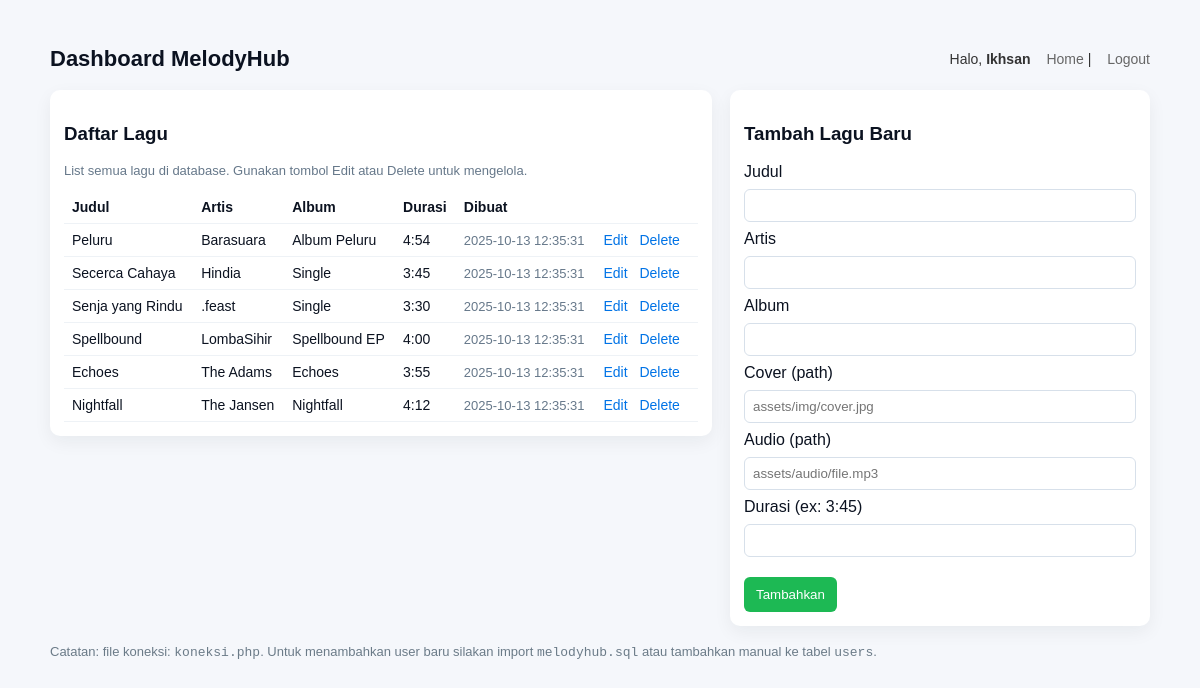
Page /dashboard.php (signed in) on the committed database.
### tables this page shows
CREATE TABLE IF NOT EXISTS `tracks` (
  `id` INT AUTO_INCREMENT PRIMARY KEY,
  `title` VARCHAR(255) NOT NULL,
  `artist` VARCHAR(255) NOT NULL,
  `album` VARCHAR(255) DEFAULT NULL,
  `cover` VARCHAR(255) DEFAULT NULL,      
  `audio_src` VARCHAR(255) DEFAULT NULL,  
  `duration` VARCHAR(20) DEFAULT NULL,
  `created_at` TIMESTAMP DEFAULT CURRENT_TIMESTAMP
);

### dashboard.php (the view, shortened to what this page needs)
<?php
require_once 'koneksi.php';
$editMode = false;
$editData = null;
$tracks = [];
$res = $conn->query("SELECT id, title, artist, album, cover, audio_src, duration, created_at FROM tracks ORDER BY created_at DESC");
if ($res) {
    while ($row = $res->fetch_assoc()) {
        $tracks[] = $row;
    }
}
?>
<!doctype html>
<html lang="id">
<head>
</head>
<body>
  <div class="wrap">
    <header>
      <h1>Dashboard MelodyHub</h1>
      <div class="user">
        Halo, <strong><?= htmlspecialchars($_SESSION['username']) ?></strong>
        <span class="top-links"><a href="index.php">Home</a> | <a href="logout.php">Logout</a></span>
      </div>
    </header>
    <div class="grid">
      <div class="card">
        <h3>Daftar Lagu</h3>
        <p class="small">List semua lagu di database. Gunakan tombol Edit atau Delete untuk mengelola.</p>
        <?php if (count($tracks) === 0): ?>
          <p class="small">Belum ada lagu.</p>
        <?php else: ?>
          <table>
            <thead>
              <tr>
                <th>Judul</th>
                <th>Artis</th>
                <th>Album</th>
                <th>Durasi</th>
                <th>Dibuat</th>
                <th></th>
              </tr>
            </thead>
            <tbody>
              <?php foreach($tracks as $t): ?>
                <tr>
                  <td><?= htmlspecialchars($t['title']) ?></td>
                  <td><?= htmlspecialchars($t['artist']) ?></td>
                  <td><?= htmlspecialchars($t['album']) ?></td>
                  <td><?= htmlspecialchars($t['duration']) ?></td>
                  <td class="small"><?= htmlspecialchars($t['created_at']) ?></td>
                  <td class="actions">
                    <a href="dashboard.php?edit=<?= $t['id'] ?>">Edit</a>
                    <a href="dashboard.php?delete=<?= $t['id'] ?>" onclick="return confirm('Hapus lagu ini?')">Delete</a>
                  </td>
                </tr>
              <?php endforeach; ?>
            </tbody>
          </table>
        <?php endif; ?>
      </div>
      <div class="card">
        <h3><?= $editMode ? "Edit Lagu" : "Tambah Lagu Baru" ?></h3>
        <form method="POST" action="dashboard.php" class="form-row">
          <label>Judul</label>
          <input type="text" name="title" value="<?= $editMode ? htmlspecialchars($editData['title']) : '' ?>" required>
          <label>Artis</label>
          <input type="text" name="artist" value="<?= $editMode ? htmlspecialchars($editData['artist']) : '' ?>" required>
          <label>Album</label>
          <input type="text" name="album" value="<?= $editMode ? htmlspecialchars($editData['album']) : '' ?>">
          <label>Cover (path)</label>
          <input type="text" name="cover" value="<?= $editMode ? htmlspecialchars($editData['cover']) : '' ?>" placeholder="assets/img/cover.jpg">
          <label>Audio (path)</label>
          <input type="text" name="audio_src" value="<?= $editMode ? htmlspecialchars($editData['audio_src']) : '' ?>" placeholder="assets/audio/file.mp3">
          <label>Durasi (ex: 3:45)</label>
          <input type="text" name="duration" value="<?= $editMode ? htmlspecialchars($editData['duration']) : '' ?>">
          <div style="display:flex;gap:8px;margin-top:12px">
            <button type="submit"><?= $editMode ? 'Update' : 'Tambahkan' ?></button>
          </div>
        </form>
      </div>
    </div>
    <footer style="margin-top:18px;color:#6b7b88;font-size:13px">
      <p>Catatan: file koneksi: <code>koneksi.php</code>. Untuk menambahkan user baru silakan import <code>melodyhub.sql</code> atau tambahkan manual ke tabel <code>users</code>.</p>
    </footer>
  </div>
</body>
</html>

### dashboard.php (style rules this page uses)
body { font-family:Arial,Helvetica,sans-serif;background:#f5f7fb;color:#0b1220;margin:0;padding:0 }
.wrap { max-width:1100px;margin:28px auto;padding:18px }
header { display:flex;align-items:center;justify-content:space-between;margin-bottom:18px }
header h1 { margin:0;font-size:22px }
.user { font-size:14px;color:#333 }
.grid { display:grid;grid-template-columns:1fr 420px;gap:18px;align-items:start }
.card { background:#fff;border-radius:10px;padding:14px;box-shadow:0 6px 18px rgba(20,30,40,0.06) }
table { width:100%;border-collapse:collapse }
table th, table td { padding:8px;text-align:left;border-bottom:1px solid #eef2f6;font-size:14px }
.actions a { margin-right:8px;color:#0073e6;text-decoration:none }
.form-row { display:flex;flex-direction:column;gap:8px }
input[type=text], textarea { padding:8px;border:1px solid #d7e0ea;border-radius:6px }
button { background:#1DB954;color:#fff;border:0;padding:10px 12px;border-radius:6px;cursor:pointer }
.small { font-size:13px;color:#66788a }
.top-links a { margin-left:12px;color:#666;text-decoration:none }

### rows in the picture
tracks: title "Peluru", artist "Barasuara", album "Album Peluru", duration "4:54", created_at "2025-10-13 12:35:31"
tracks: title "Secerca Cahaya", artist "Hindia", album "Single", duration "3:45", created_at "2025-10-13 12:35:31"
tracks: title "Senja yang Rindu", artist ".feast", album "Single", duration "3:30", created_at "2025-10-13 12:35:31"
tracks: title "Spellbound", artist "LombaSihir", album "Spellbound EP", duration "4:00", created_at "2025-10-13 12:35:31"
tracks: title "Echoes", artist "The Adams", album "Echoes", duration "3:55", created_at "2025-10-13 12:35:31"
tracks: title "Nightfall", artist "The Jansen", album "Nightfall", duration "4:12", created_at "2025-10-13 12:35:31"

### other values in the picture
$_SESSION['username'] "Ikhsan"
